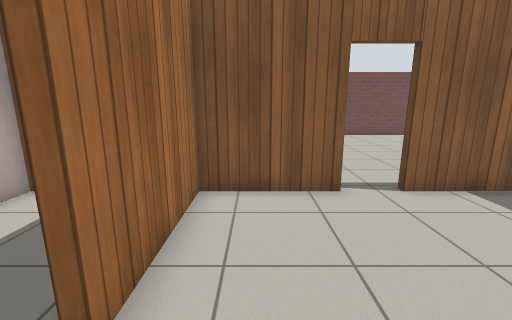
view 1 (above)

18 first-person views from a walk through a world built for the Gazebo simulator. The camera is 1.2 m above the floor, tilts 12° down and sees 90° across. Floor lines are 1 m apart. The floor is counted in squares, 0.5 m on a side. Each view is taken from the middle of a square. On the plan, view 1 faces up. The plan holds only what a view shows up to about 17 squares ahead; the rest is blank. Robots are left out. Simple patterns stand in for the simulator's built-in surfaces. Simple shapes stand in for some stock models.

view 2
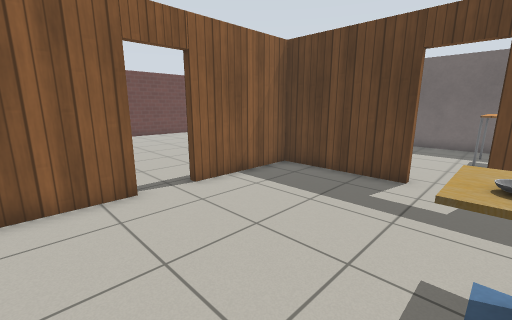

view 3
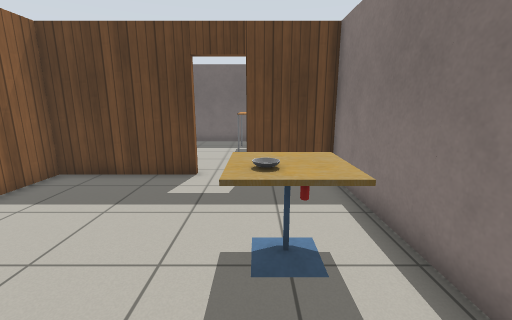

view 4
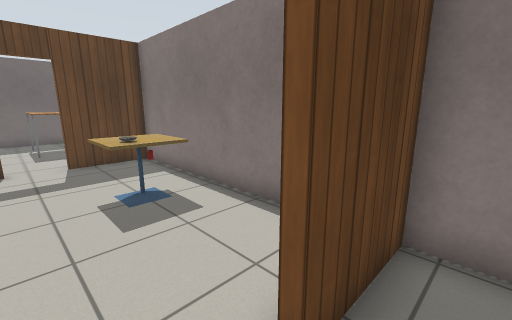

view 5
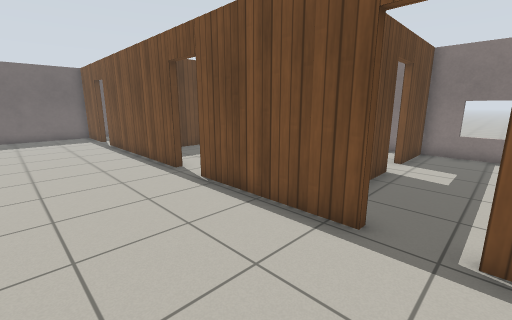

view 6
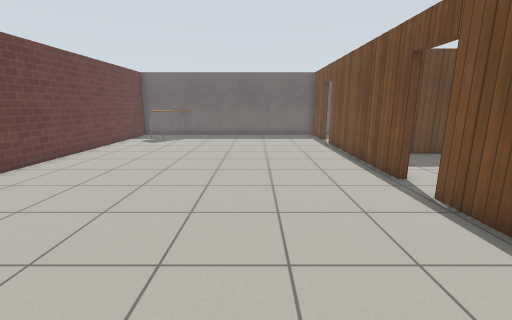

view 7
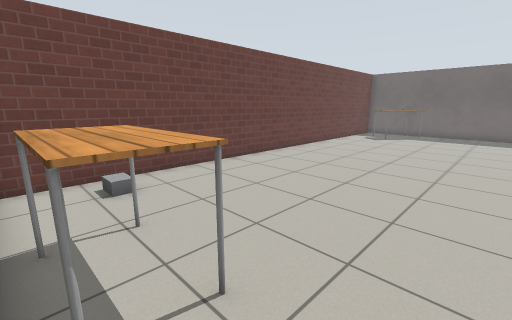

view 8
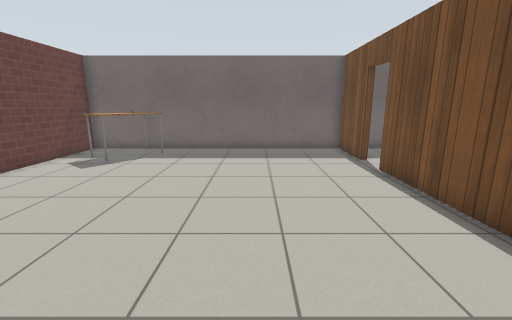

view 9
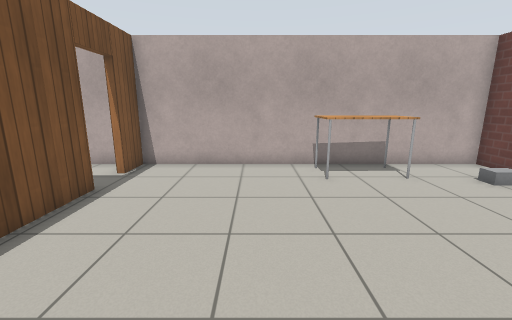

view 10
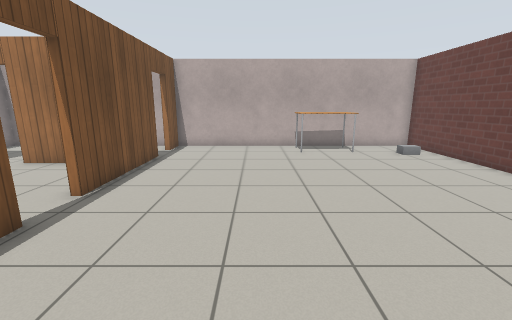

view 11
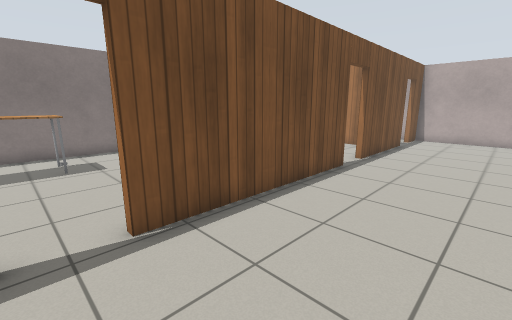

view 12
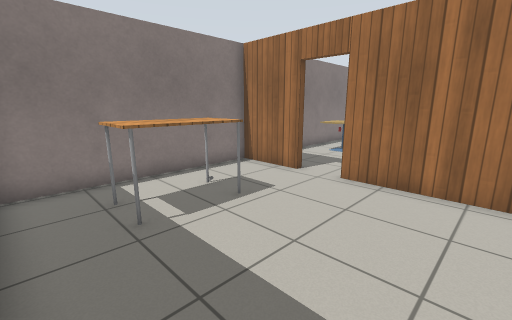

view 13
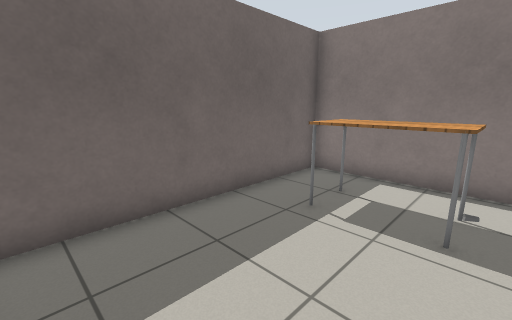

view 14
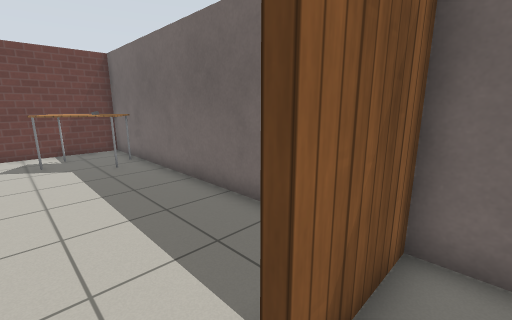

view 15
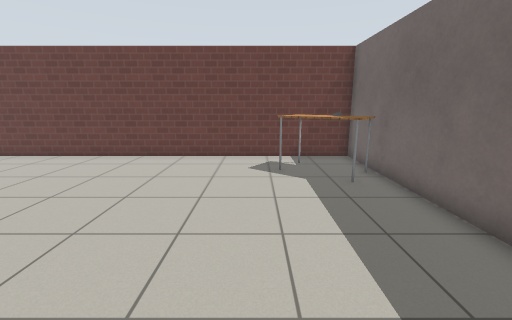

view 16
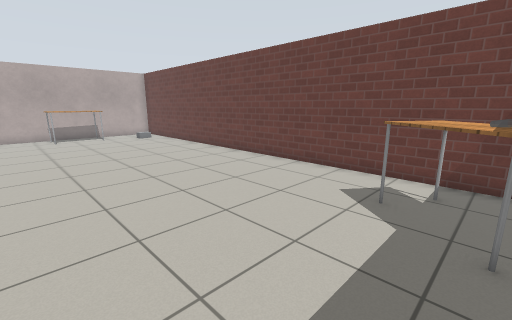

view 17
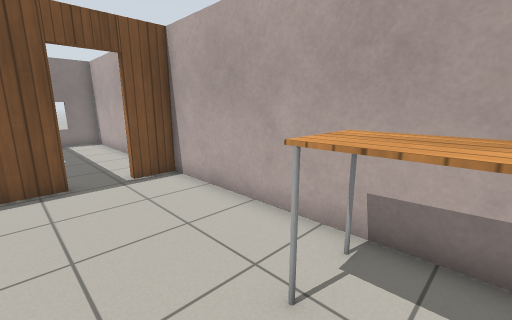

view 18
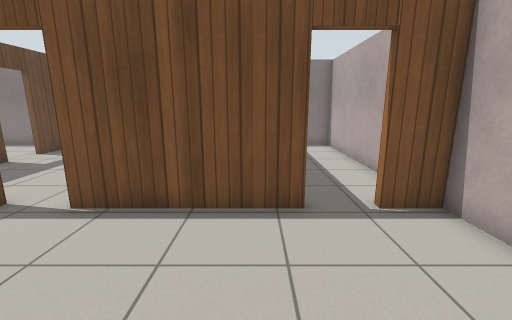

### Floor plan
Key: @ floor where view 1 was taken; # wall or solid block; . floor; D open door; = window, fence, low wall or low ledge; T table; B bowl; C cafe table; G grey box.
Columns run from 7 left of view 1 to 18 right of it. Each row starts with its distance up from view 1.
 21 ##########################
 20 #..G..................T.##
 19 #....................TTT##
 18 #.....................T T#
 17 #TT....................T.#
 16 #TTT.....................#
 15 #TTT.....................#
 14 #.T......................#
 13 #........................#
 12 #........................#
 11 #........................#
 10 #........................#
  9 #........................#
  8 #........................#
  7 ##DD######DD########DD####
  6 #....#..........#........#
  5 #....#..........#........#
  4 #....#..........#........#
  3 #....#..........#........#
  2 #....D..........D........#
  1 #....D..........D...TTT..#
  0 #....#.@..BB....#...TTT..#
 -1 #....#....CC....#........#
 -2 #....#..........#........#
 -3 ###=######################

Where each view was taken, in squares from view 1:
view 1: 0 up, 0 right, facing up
view 2: 0 up, 0 right, facing up-right
view 3: 0 up, 0 right, facing right
view 4: 2 up, 3 left, facing down-right
view 5: 12 up, 5 left, facing down-right
view 6: 12 up, 4 left, facing right
view 7: 12 up, 6 left, facing up-right
view 8: 12 up, 3 right, facing right
view 9: 12 up, 4 right, facing left
view 10: 12 up, 9 right, facing left
view 11: 12 up, 14 right, facing down-left
view 12: 6 up, 17 right, facing down-left
view 13: 6 up, 12 right, facing down-right
view 14: 6 up, 13 right, facing up-right
view 15: 9 up, 13 right, facing up
view 16: 12 up, 16 right, facing up-left
view 17: 16 up, 2 left, facing down-left
view 18: 13 up, 2 left, facing down
